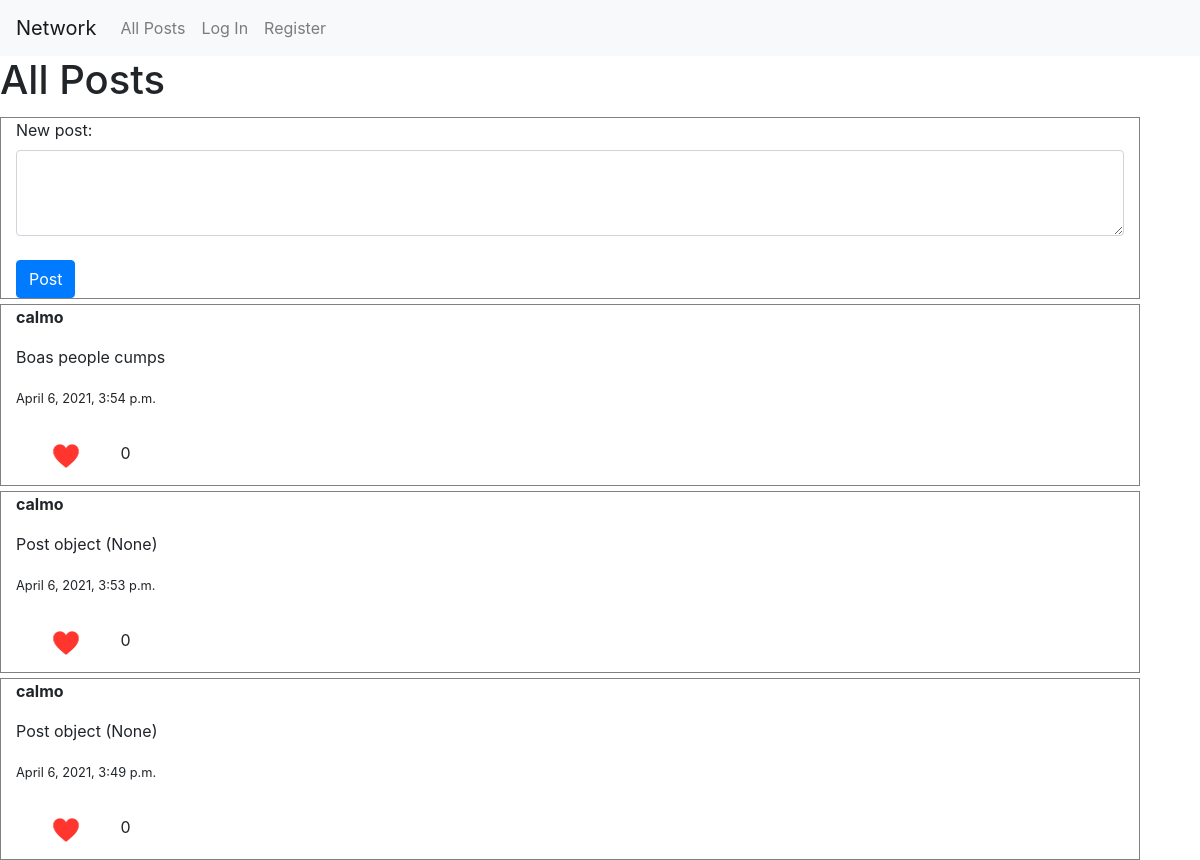
The app's page /, older data.
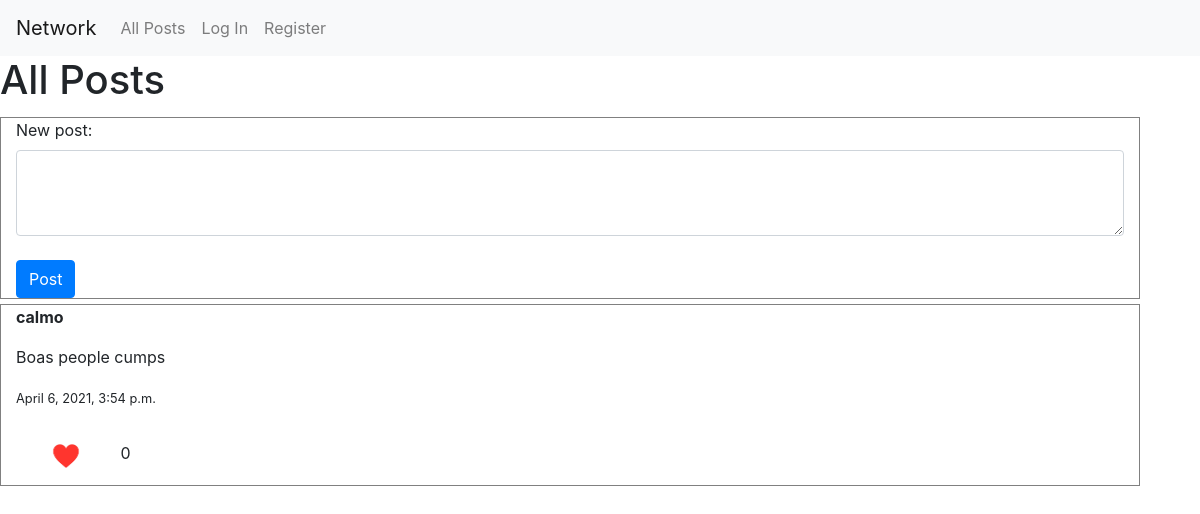
The same page, newer data.
### network/models.py (models this page shows)
class Post(models.Model):
    user = models.ForeignKey(settings.AUTH_USER_MODEL, on_delete=models.CASCADE)
    text = models.CharField(max_length= 300)
    created_at = models.DateTimeField(auto_now_add=True)
    likes = models.IntegerField(default = 0) # number of likes start at 0

class User(AbstractUser):
    pass

### network/views.py (the view)
# urls.py: path("", views.index, name="index"),
def index(request):
    all_posts = Post.objects.all() #- means that its desceding order newer to older
    all_posts = all_posts.order_by('-created_at')
    return render(request, "network/index.html",{
        "posts":all_posts,"form":NewPostForm()
    })

### network/views.py
class NewPostForm(forms.Form):
    New_Post = forms.CharField(widget = forms.Textarea(
        attrs = {
            'class': 'form-control','cols': 5, 'rows': 3
        }
    ))

### network/templates/network/index.html (shortened to what this page needs)
{% extends "network/layout.html" %}
{%load static %}
{% block body %}
    <h1>All Posts</h1>
    <div class="container"
      <form action="{% url 'new_post' %}" method="post">
          {{form}}
          <br>
        <input class="btn btn-primary" type="submit" value="Post">
    </div>
    <br><br><br>
    {% for post in posts%}
      <div class="container"
            <p ><strong>{{post.user.username}}</strong> </p>
            <p >{{post.text}}</p>
            <p> <small>{{post.created_at}}</small></p>
            <img src="{% static 'network/small-heart-icon-0.jpg' %}" width="100" height="60">
            <div class="image">
              {{post.likes}}
            </div>
      </div>
    {% endfor %}
{% endblock %}

Row changes from the older to the newer data that the page shows:
removed Post: user.username "calmo", text "Post object (None)", created_at "April 6, 2021, 3:53 p.m.", likes "0"
removed Post: user.username "calmo", text "Post object (None)", created_at "April 6, 2021, 3:49 p.m.", likes "0"
